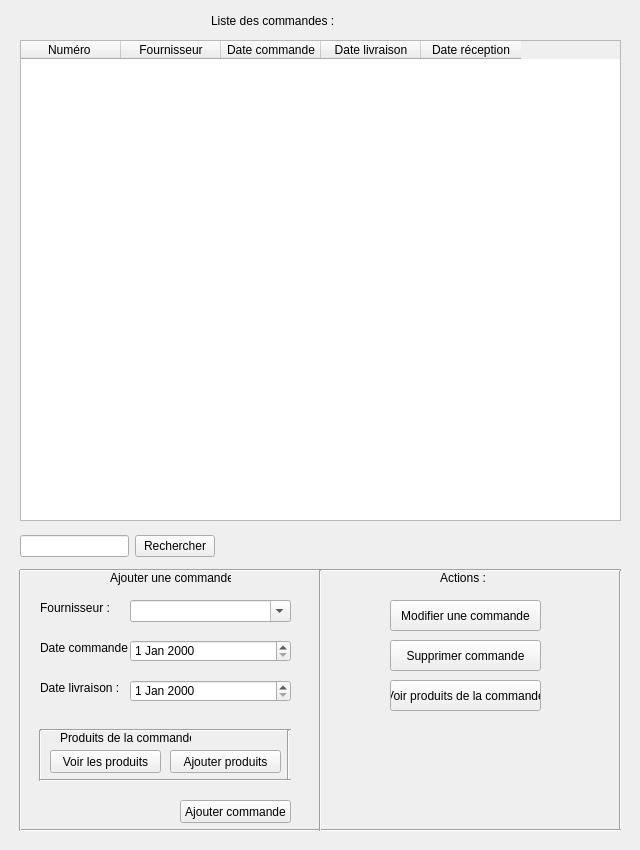
       <widget class="QWidget" name="tabCommande">
        <attribute name="title">
         <string>Commande</string>
        </attribute>
        <widget class="QTableWidget" name="tableWidget_3">
         <property name="geometry">
          <rect>
           <x>20</x>
           <y>40</y>
           <width>601</width>
           <height>481</height>
          </rect>
         </property>
         <property name="editTriggers">
          <set>QAbstractItemView::NoEditTriggers</set>
         </property>
         <column>
          <property name="text">
           <string>Numéro </string>
          </property>
         </column>
         <column>
          <property name="text">
           <string>Fournisseur</string>
          </property>
         </column>
         <column>
          <property name="text">
           <string>Date commande</string>
          </property>
         </column>
         <column>
          <property name="text">
           <string>Date livraison</string>
          </property>
         </column>
         <column>
          <property name="text">
           <string>Date réception</string>
          </property>
         </column>
        </widget>
        <widget class="QLabel" name="label_11">
         <property name="geometry">
          <rect>
           <x>440</x>
           <y>570</y>
           <width>47</width>
           <height>16</height>
          </rect>
         </property>
         <property name="text">
          <string>Actions :</string>
         </property>
        </widget>
        <widget class="QLabel" name="label_14">
         <property name="geometry">
          <rect>
           <x>60</x>
           <y>730</y>
           <width>131</width>
           <height>16</height>
          </rect>
         </property>
         <property name="text">
          <string>Produits de la commande :</string>
         </property>
        </widget>
        <widget class="QPushButton" name="pushButton_7">
         <property name="geometry">
          <rect>
           <x>170</x>
           <y>750</y>
           <width>111</width>
           <height>23</height>
          </rect>
         </property>
         <property name="text">
          <string>Ajouter produits</string>
         </property>
        </widget>
        <widget class="QPushButton" name="pushButton_6">
         <property name="geometry">
          <rect>
           <x>180</x>
           <y>800</y>
           <width>111</width>
           <height>23</height>
          </rect>
         </property>
         <property name="text">
          <string>Ajouter commande</string>
         </property>
        </widget>
        <widget class="QDateEdit" name="dateEdit_2">
         <property name="geometry">
          <rect>
           <x>130</x>
           <y>680</y>
           <width>161</width>
           <height>22</height>
          </rect>
         </property>
        </widget>
        <widget class="Line" name="line_18">
         <property name="geometry">
          <rect>
           <x>40</x>
           <y>720</y>
           <width>251</width>
           <height>20</height>
          </rect>
         </property>
         <property name="orientation">
          <enum>Qt::Horizontal</enum>
         </property>
        </widget>
        <widget class="Line" name="line_16">
         <property name="geometry">
          <rect>
           <x>30</x>
           <y>730</y>
           <width>20</width>
           <height>51</height>
          </rect>
         </property>
         <property name="orientation">
          <enum>Qt::Vertical</enum>
         </property>
        </widget>
        <widget class="QLabel" name="label_12">
         <property name="geometry">
          <rect>
           <x>40</x>
           <y>640</y>
           <width>91</width>
           <height>16</height>
          </rect>
         </property>
         <property name="text">
          <string>Date commande :</string>
         </property>
        </widget>
        <widget class="Line" name="line_17">
         <property name="geometry">
          <rect>
           <x>273</x>
           <y>730</y>
           <width>31</width>
           <height>51</height>
          </rect>
         </property>
         <property name="orientation">
          <enum>Qt::Vertical</enum>
         </property>
        </widget>
        <widget class="QLabel" name="labelAjouterClient_3">
         <property name="geometry">
          <rect>
           <x>110</x>
           <y>570</y>
           <width>121</width>
           <height>16</height>
          </rect>
         </property>
         <property name="text">
          <string>Ajouter une commande :</string>
         </property>
        </widget>
        <widget class="QLabel" name="label_10">
         <property name="geometry">
          <rect>
           <x>40</x>
           <y>600</y>
           <width>71</width>
           <height>16</height>
          </rect>
         </property>
         <property name="text">
          <string>Fournisseur :</string>
         </property>
        </widget>
        <widget class="QPushButton" name="pushButton_8">
         <property name="geometry">
          <rect>
           <x>50</x>
           <y>750</y>
           <width>111</width>
           <height>23</height>
          </rect>
         </property>
         <property name="text">
          <string>Voir les produits</string>
         </property>
        </widget>
        <widget class="Line" name="line_15">
         <property name="geometry">
          <rect>
           <x>40</x>
           <y>770</y>
           <width>251</width>
           <height>20</height>
          </rect>
         </property>
         <property name="orientation">
          <enum>Qt::Horizontal</enum>
         </property>
        </widget>
        <widget class="QLabel" name="label_13">
         <property name="geometry">
          <rect>
           <x>40</x>
           <y>680</y>
           <width>91</width>
           <height>16</height>
          </rect>
         </property>
         <property name="text">
          <string>Date livraison :</string>
         </property>
        </widget>
        <widget class="QDateEdit" name="dateEdit">
         <property name="geometry">
          <rect>
           <x>130</x>
           <y>640</y>
           <width>161</width>
           <height>22</height>
          </rect>
         </property>
        </widget>
        <widget class="QComboBox" name="comboBox">
         <property name="geometry">
          <rect>
           <x>130</x>
           <y>600</y>
           <width>161</width>
           <height>22</height>
          </rect>
         </property>
         <property name="editable">
          <bool>true</bool>
         </property>
        </widget>
        <widget class="QPushButton" name="pushButton_11">
         <property name="geometry">
          <rect>
           <x>390</x>
           <y>600</y>
           <width>151</width>
           <height>31</height>
          </rect>
         </property>
         <property name="text">
          <string>Modifier une commande</string>
         </property>
        </widget>
        <widget class="QPushButton" name="pushButton_9">
         <property name="geometry">
          <rect>
           <x>390</x>
           <y>680</y>
           <width>151</width>
           <height>31</height>
          </rect>
         </property>
         <property name="text">
          <string>Voir produits de la commande</string>
         </property>
        </widget>
        <widget class="QPushButton" name="pushButton_10">
         <property name="geometry">
          <rect>
           <x>390</x>
           <y>640</y>
           <width>151</width>
           <height>31</height>
          </rect>
         </property>
         <property name="text">
          <string>Supprimer commande</string>
         </property>
        </widget>
        <widget class="Line" name="line_35">
         <property name="geometry">
          <rect>
           <x>610</x>
           <y>570</y>
           <width>21</width>
           <height>261</height>
          </rect>
         </property>
         <property name="orientation">
          <enum>Qt::Vertical</enum>
         </property>
        </widget>
        <widget class="Line" name="line_36">
         <property name="geometry">
          <rect>
           <x>20</x>
           <y>820</y>
           <width>601</width>
           <height>21</height>
          </rect>
         </property>
         <property name="orientation">
          <enum>Qt::Horizontal</enum>
         </property>
        </widget>
        <widget class="Line" name="line_37">
         <property name="geometry">
          <rect>
           <x>10</x>
           <y>570</y>
           <width>21</width>
           <height>261</height>
          </rect>
         </property>
         <property name="orientation">
          <enum>Qt::Vertical</enum>
         </property>
        </widget>
        <widget class="Line" name="line_38">
         <property name="geometry">
          <rect>
           <x>20</x>
           <y>560</y>
           <width>601</width>
           <height>21</height>
          </rect>
         </property>
         <property name="orientation">
          <enum>Qt::Horizontal</enum>
         </property>
        </widget>
        <widget class="Line" name="line_39">
         <property name="geometry">
          <rect>
           <x>310</x>
           <y>570</y>
           <width>21</width>
           <height>261</height>
          </rect>
         </property>
         <property name="orientation">
          <enum>Qt::Vertical</enum>
         </property>
        </widget>
        <widget class="QWidget" name="layoutWidget">
         <property name="geometry">
          <rect>
           <x>20</x>
           <y>530</y>
           <width>195</width>
           <height>32</height>
          </rect>
         </property>
         <layout class="QHBoxLayout" name="horizontalLayout_8">
          <item>
           <widget class="QLineEdit" name="lineEditRechercheMachine_2"/>
          </item>
          <item>
           <widget class="QPushButton" name="pushButtonRechercherMachine_2">
            <property name="text">
             <string>Rechercher</string>
            </property>
           </widget>
          </item>
         </layout>
        </widget>
        <widget class="QWidget" name="layoutWidget">
         <property name="geometry">
          <rect>
           <x>170</x>
           <y>10</y>
           <width>205</width>
           <height>22</height>
          </rect>
         </property>
         <layout class="QHBoxLayout" name="horizontalLayout_9">
          <item>
           <spacer name="horizontalSpacer_13">
            <property name="orientation">
             <enum>Qt::Horizontal</enum>
            </property>
            <property name="sizeHint" stdset="0">
             <size>
              <width>40</width>
              <height>20</height>
             </size>
            </property>
           </spacer>
          </item>
          <item>
           <widget class="QLabel" name="label_9">
            <property name="text">
             <string>Liste des commandes :</string>
            </property>
           </widget>
          </item>
          <item>
           <spacer name="horizontalSpacer_14">
            <property name="orientation">
             <enum>Qt::Horizontal</enum>
            </property>
            <property name="sizeHint" stdset="0">
             <size>
              <width>40</width>
              <height>20</height>
             </size>
            </property>
           </spacer>
          </item>
         </layout>
        </widget>
       </widget>
